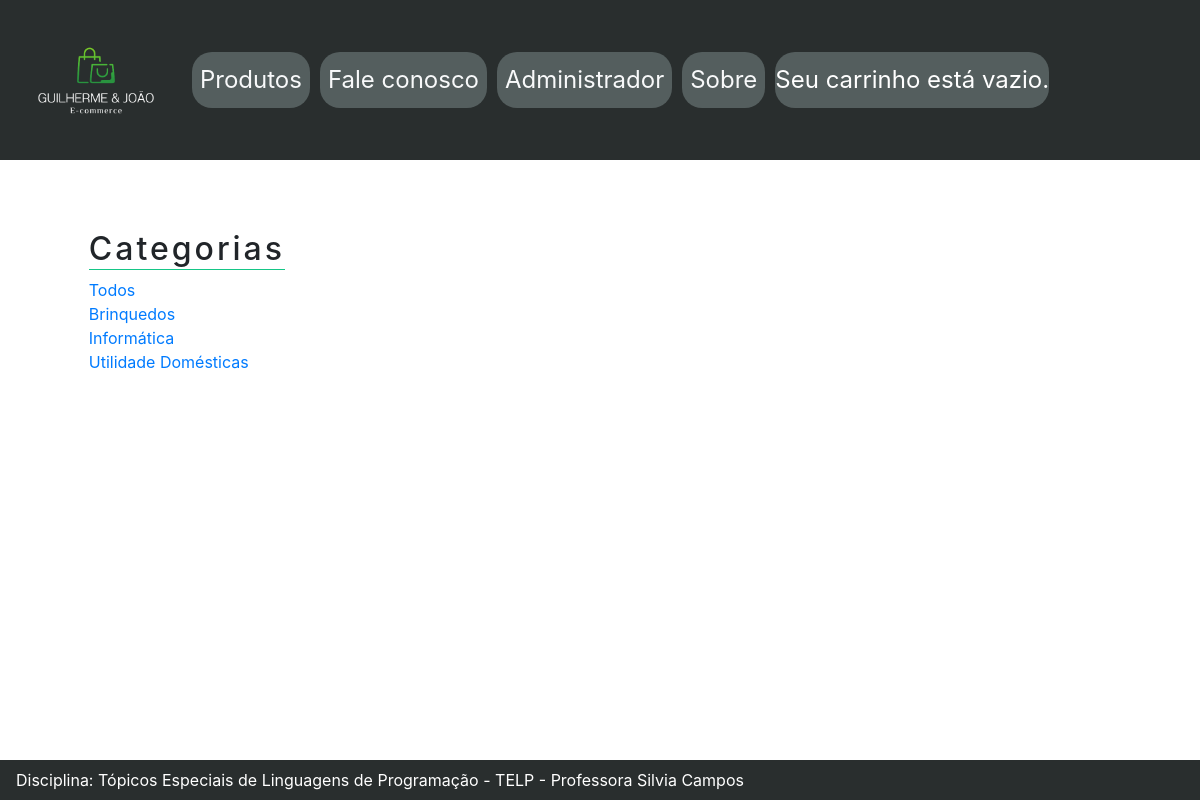
Page /produtos/brinquedos/ on the committed database.
### main/models.py (models this page shows, shortened)
class Categoria(models.Model):
    nome = models.CharField(max_length=150, db_index=True)
    slug = models.SlugField(max_length=150, unique=True, db_index=True)
    data_criacao = models.DateTimeField(auto_now_add=True)
    data_ultima_atualizacao = models.DateTimeField(auto_now=True)
    class Meta:
        ordering = ('nome',)
        verbose_name = 'categoria'
        verbose_name_plural = 'categorias'
    def get_absolute_url(self):
        return reverse('listar_produtos_por_categoria',args=[self.slug])

### main/views.py (the view)
# urls.py: path('produtos/', views.listar_produtos, name='listar_produtos'),
def listar_produtos(request, slug_categoria=None):
    categoria = None
    lista_categorias = Categoria.objects.all()
    lista_produtos = Produto.objects.filter(disponivel=True)
    if slug_categoria:
        categoria = get_object_or_404(Categoria,slug=slug_categoria)
        lista_produtos=Produto.objects.filter(categoria=categoria)
    contexto = {
        'categoria': categoria,
        'lista_categorias': lista_categorias,
        'lista_produtos': lista_produtos,
    }
    return render(request, 'produto/listar.html', contexto)

### templates/produto/listar.html (shortened to what this page needs)
{% extends 'base.html' %}
{% load static %}
{% block conteudo %}
<div class="container-fluid">
    <div class="row" style="margin-top: 6%;">
        <div class="col-sm-3 col-sm-offset-1 loja-sidebar" style=" display: flex; justify-content: flex-end;;">
            <div class="sidebar-module">
                <h4 style="border-bottom: 1px solid #16C687; font-size: 2rem; letter-spacing: 3px;
                ">Categorias</h4>
                <ol class="list-unstyled">
                    <li {% if not categoria %} class="active" {% endif %}>
                        <a href="{% url 'listar_produtos' %}">
                            Todos</a>
                    </li>
                    {% for c in lista_categorias %}
                    <li {% if categoria.slug == c.slug %} class="active" {% endif %}>
                        <a href="{{ c.get_absolute_url }}">
                            {{ c.nome }}
                        </a>
                    </li>
                    {% endfor %}
                </ol>
            </div>
        </div>
    </div>
</div>
{% endblock %}

### rows in the picture
Categoria: nome "Brinquedos"
Categoria: nome "Informática"
Categoria: nome "Utilidade Domésticas"
